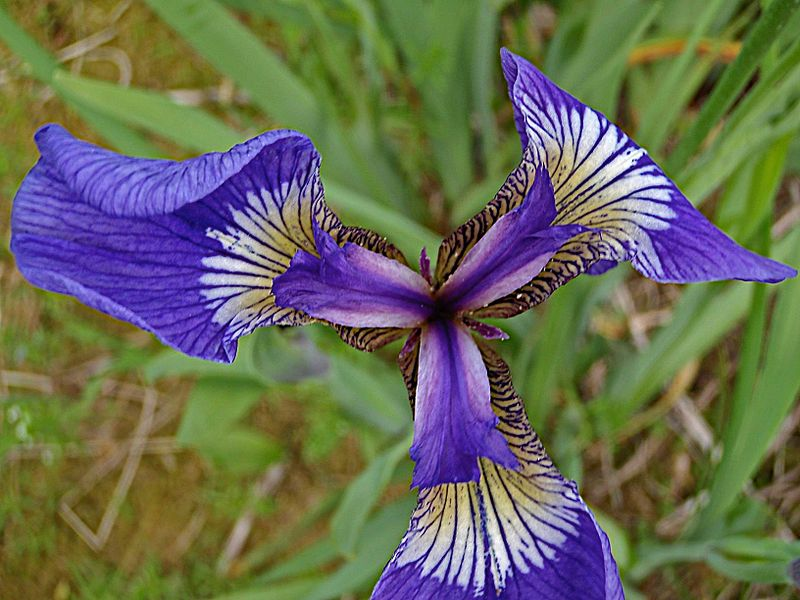
#> input picture assignment_2/images/iris.png, 800 x 600 px, found by its file name
$ python 2_cropping.py
#> lines starting #> are read from the running program, lines starting #| are printed output that depends on the picture
import cv2

def crop(image, x_0, x_1, y_0, y_1):
    # Cut the image such that it returns only the part of the image which is of interest
    print("Running function: cropping()")

    cropped_image = image[y_0:y_1, x_0:x_1]

    #save image
    cv2.imwrite("assignment_2/solution/images/2_cropped_image.png", cropped_image)

    #show cropped photo
    cv2.imshow("crop", cropped_image)
    cv2.waitKey(0)
    cv2.destroyAllWindows()


def main():
    image = cv2.imread("assignment_2/images/iris.png")
#> image is the input picture: shape (600, 800, 3); mean B, G, R 86.8, 107.1, 104.6

    x_0 = 200
    y_0 = 200
    x_1 = 800 - 130     # width: 800, from assignment 1
    y_1 = 600 - 130     # hight: 600, from assignment 1

    crop(image, x_0, x_1, y_0, y_1)
#> in crop, `cropped_image = image[y_0:y_1, x_0:x_1]`:
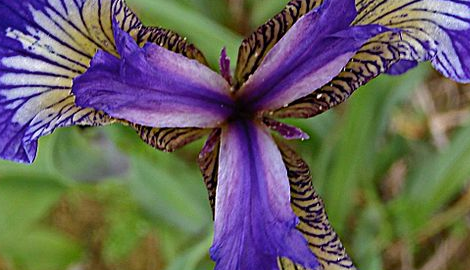
#> cropped_image: shape (270, 470, 3); mean B, G, R 95.5, 98.2, 103.4


if __name__ == "__main__":
    main()
